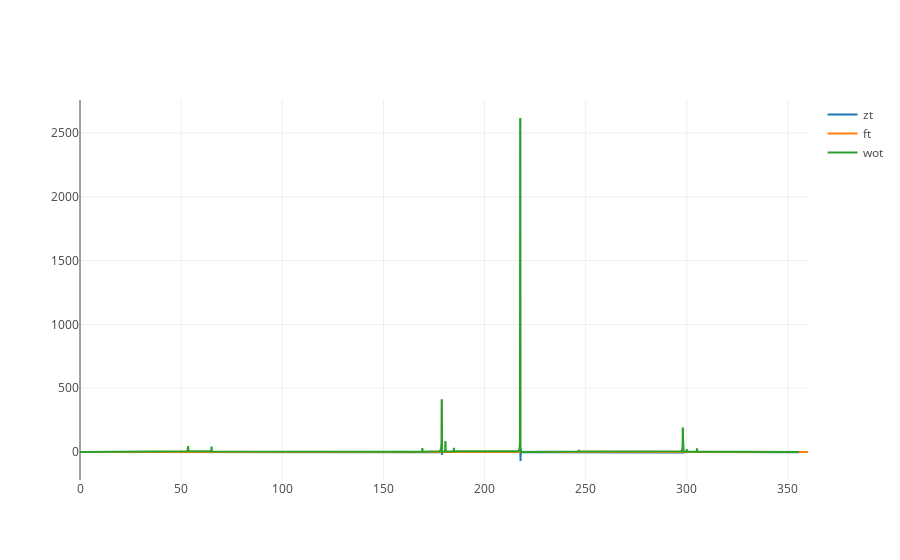
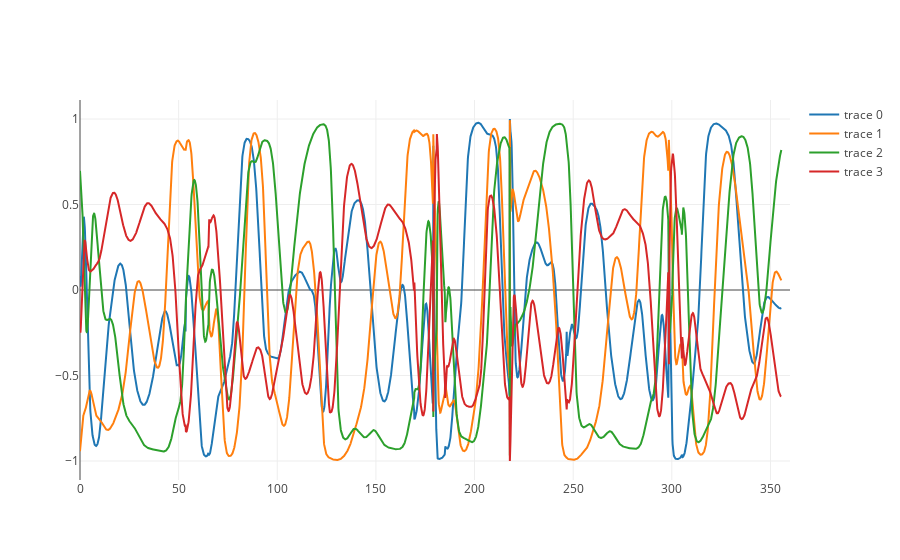

The notebook cell saved with these charts, in order:
### Code cell
N=600
net = NeuronBath(N=N,alpha=10)
sim = Simulation(network=net,nsecs=360)
sim.gen_ft(amp=1.0)
sim.run('run',train=True)
ts1 = sim.timeline
rt_data = []
for i in np.arange(0,N,N//4):
    trace = Scatter(
    x=ts1,
    y=sim.rt[i,:],
    mode='lines')
    rt_data.append(trace)

z_tr = Scatter(
    x=ts1,
    y=sim.zt,
    mode='lines',
    name='zt')
wo_tr = Scatter(
    x=ts1,
    y=sim.wot,
    mode='lines',
    name='wot')
ft_tr = Scatter(x=ts1,y=sim.ft,mode='lines',name='ft')
iplot([z_tr,ft_tr,wo_tr])
iplot(rt_data)

### Figure 1 — Plotly figure (JSON) as saved in the notebook; plotly's stock layout.template omitted (floating-point values rounded to 4 significant figures; data arrays with more than 128 entries replaced by an {"elided": "..."} marker saying what was removed)
{"data": [{"mode": "lines", "name": "zt", "type": "scatter", "x": {"elided": "3600 float values"}, "y": {"elided": "3600 float values"}}, {"mode": "lines", "name": "ft", "type": "scatter", "x": {"elided": "3600 float values"}, "y": {"elided": "3600 float values"}}, {"mode": "lines", "name": "wot", "type": "scatter", "x": {"elided": "3600 float values"}, "y": {"elided": "3600 float values"}}], "layout": {}}

### Figure 2 — Plotly figure (JSON) as saved in the notebook; plotly's stock layout.template omitted (floating-point values rounded to 4 significant figures; data arrays with more than 128 entries replaced by an {"elided": "..."} marker saying what was removed)
{"data": [{"mode": "lines", "type": "scatter", "x": {"elided": "3600 float values"}, "y": {"elided": "3600 float values"}}, {"mode": "lines", "type": "scatter", "x": {"elided": "3600 float values"}, "y": {"elided": "3600 float values"}}, {"mode": "lines", "type": "scatter", "x": {"elided": "3600 float values"}, "y": {"elided": "3600 float values"}}, {"mode": "lines", "type": "scatter", "x": {"elided": "3600 float values"}, "y": {"elided": "3600 float values"}}], "layout": {}}
